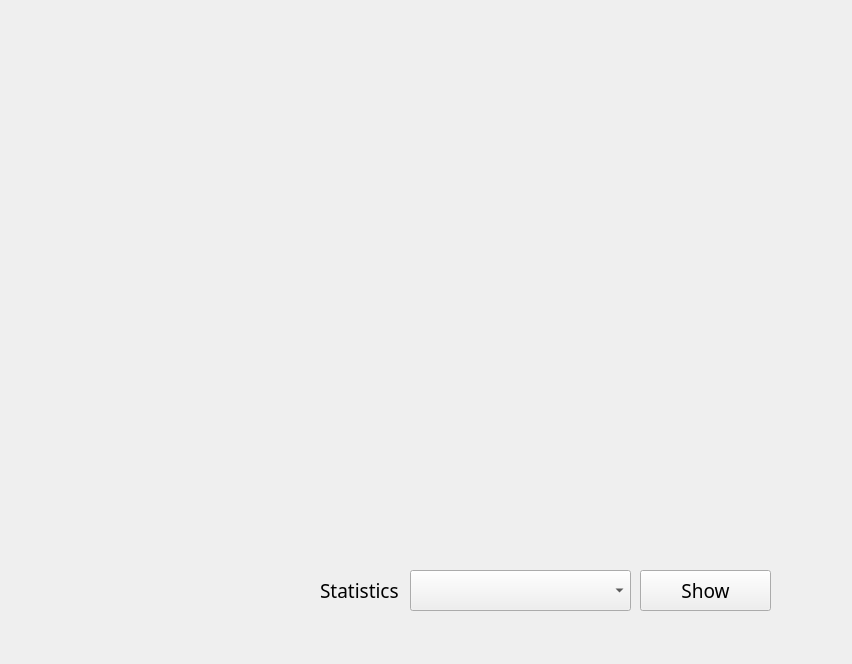
      <widget class="QWidget" name="StatisticsPage">
       <widget class="QLabel" name="Statistics_Background">
        <property name="geometry">
         <rect>
          <x>0</x>
          <y>0</y>
          <width>843</width>
          <height>655</height>
         </rect>
        </property>
        <property name="text">
         <string/>
        </property>
       </widget>
       <widget class="QWidget" name="Statistics_StatisticsWidget" native="true">
        <property name="geometry">
         <rect>
          <x>60</x>
          <y>50</y>
          <width>711</width>
          <height>451</height>
         </rect>
        </property>
       </widget>
       <widget class="QPushButton" name="Statistics_ShowButton">
        <property name="geometry">
         <rect>
          <x>640</x>
          <y>570</y>
          <width>131</width>
          <height>41</height>
         </rect>
        </property>
        <property name="font">
         <font>
          <family>Coolvetica Rg</family>
          <pointsize>14</pointsize>
         </font>
        </property>
        <property name="text">
         <string>Show</string>
        </property>
        <property name="flat">
         <bool>false</bool>
        </property>
       </widget>
       <widget class="QComboBox" name="Statistics_StatisticsInput">
        <property name="geometry">
         <rect>
          <x>410</x>
          <y>570</y>
          <width>221</width>
          <height>41</height>
         </rect>
        </property>
        <property name="font">
         <font>
          <family>Source Sans Pro</family>
          <pointsize>12</pointsize>
         </font>
        </property>
       </widget>
       <widget class="QLabel" name="Statistics_StatisticsLabel">
        <property name="geometry">
         <rect>
          <x>320</x>
          <y>570</y>
          <width>81</width>
          <height>41</height>
         </rect>
        </property>
        <property name="font">
         <font>
          <family>Source Sans Pro</family>
          <pointsize>14</pointsize>
          <weight>50</weight>
          <bold>false</bold>
         </font>
        </property>
        <property name="text">
         <string>Statistics</string>
        </property>
       </widget>
      </widget>
